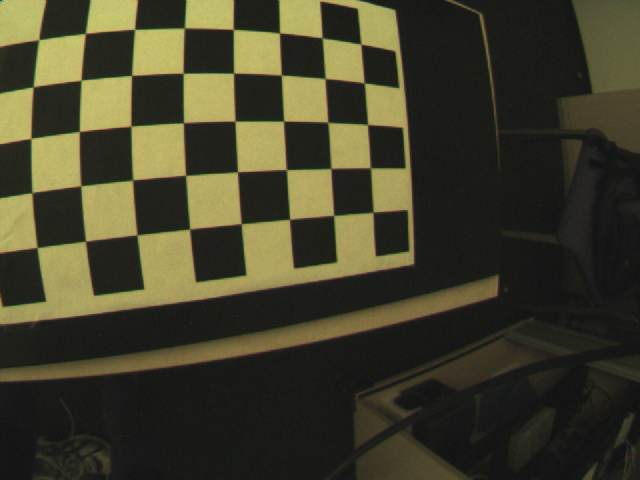
#> input picture Computer_Vision/Camera Calibration/Data/00000.jpg, 640 x 480 px; its folder holds 5 pictures in this run
$ python camera_calibration.py
#> lines starting #> are read from the running program, lines starting #| are printed output that depends on the picture; after the words box and inside, x2 and y2 are one past the last pixel; in counts of white or black regions, pixels touching at a corner belong together
from this import d
import cv2 as cv
import numpy as np
import glob

# Finding chessboard corners

chessBoardSize = (5,8)

# termination criteria
criteria = (cv.TERM_CRITERIA_EPS + cv.TERM_CRITERIA_MAX_ITER, 30, 0.001)


# Defining the world coordinates for 3D points
objp = np.zeros((1, chessBoardSize[0] * chessBoardSize[1], 3), np.float32)
objp[0,:,:2] = np.mgrid[0:chessBoardSize[0], 0:chessBoardSize[1]].T.reshape(-1, 2)
prev_img_shape = None

# Creating vector to store vectors of 3D points for each checkerboard image
objpoints = []

# Creating vector to store vectors of 2D points for each checkerboard image
imgpoints = []

images = glob.glob('Data/*.jpg')

for image in images:
    img = cv.imread(image)
#> img is the input picture: shape (480, 640, 3); mean B, G, R 42.7, 63.6, 65.8
    gray = cv.cvtColor(img, cv.COLOR_BGR2GRAY)
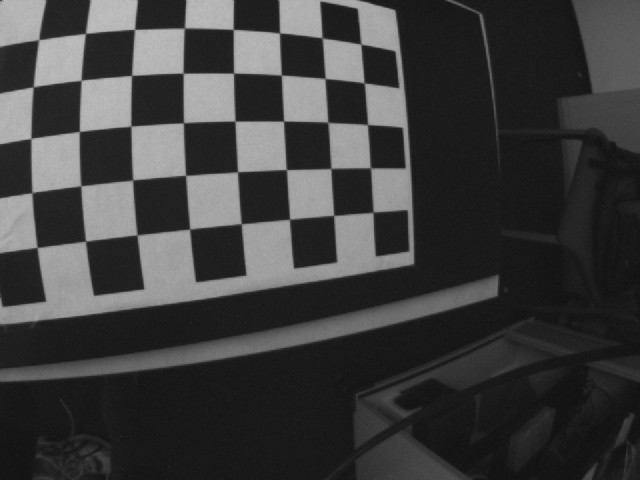
#> gray: shape (480, 640); min 17, max 193, mean 61.9

    # Finding chessboard corners
    ret, corners = cv.findChessboardCorners(gray, chessBoardSize, None)
#> ret = True; corners = 40 rows, first 8: [37.35, 247.5], [31.91, 193], [30.97, 138.4], [33.17, 87.17], [39.14, 39.57], [85.6, 241.2], [80.99, 185.7], [79.47, 131.5]

    # print(ret)
    # If found, add object points, image Points (After refining them)
    if ret:
        objpoints.append(objp)
        corners2 = cv.cornerSubPix(gray, corners, (11,11), (-1, -1), criteria)
#> corners2 = 40 rows, first 8: [37.05, 247.5], [31.9, 192.5], [30.89, 138.3], [33.18, 86.8], [38.59, 39.85], [85.47, 241.2], [80.76, 185.8], [79.31, 131.5]
        imgpoints.append(corners)

        # Draw and display corners
        cv.drawChessboardCorners(img, chessBoardSize, corners2, ret)
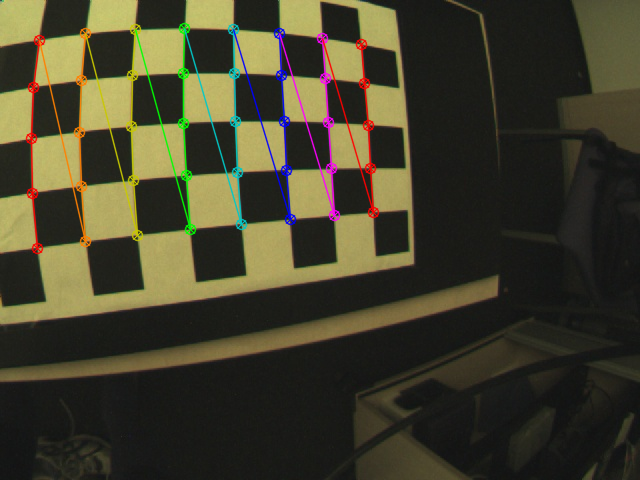
#> img: shape (480, 640, 3); 3.9% of pixels changed, all inside (x1, y1, x2, y2) = (25, 22, 380, 255)
#> pass 2 of the loop `for image in images:`:
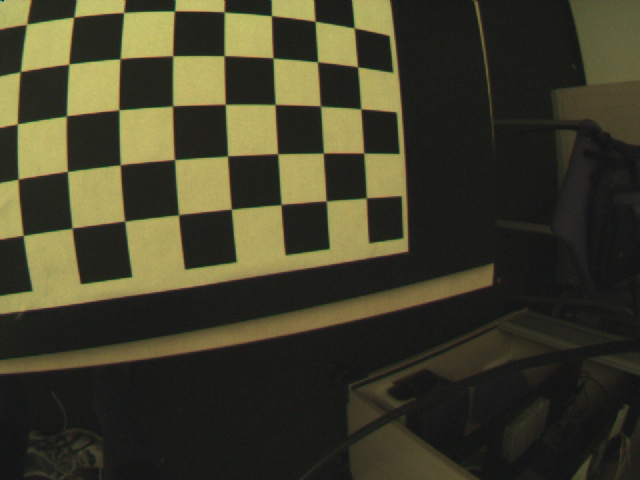
#> input picture Computer_Vision/Camera Calibration/Data/00001.jpg, 640 x 480 px
#> img is the input picture: shape (480, 640, 3); mean B, G, R 41.9, 62.1, 64.2
#> `gray = cv.cvtColor(img, cv.COLOR_BGR2GRAY)`:
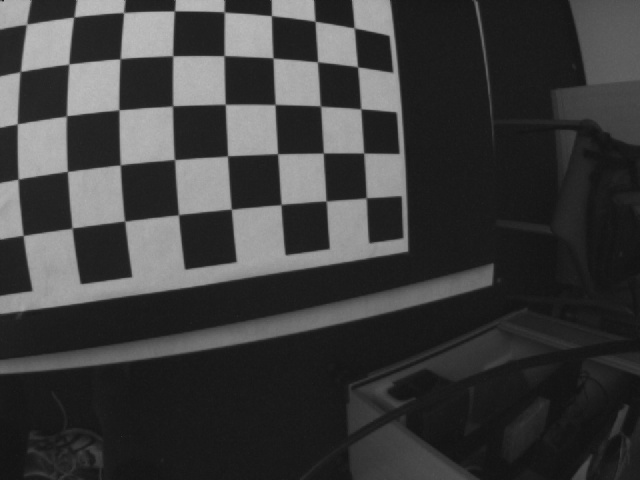
#> gray: shape (480, 640); min 17, max 191, mean 60.4
#> corners = 40 rows, first 8: [23.59, 235.2], [18.05, 179.4], [17.17, 124], [21.32, 70.74], [27.46, 25.08], [71.59, 227.2], [67.83, 171.4], [67.15, 115.3]
#> corners2 = 40 rows, first 8: [23.12, 235.5], [18.11, 179.2], [17.31, 123.9], [20.3, 71.68], [26.47, 24.3], [72.08, 228.2], [67.36, 171.5], [66.45, 116]
#> `cv.drawChessboardCorners(img, chessBoardSize, corners2, ret)`:
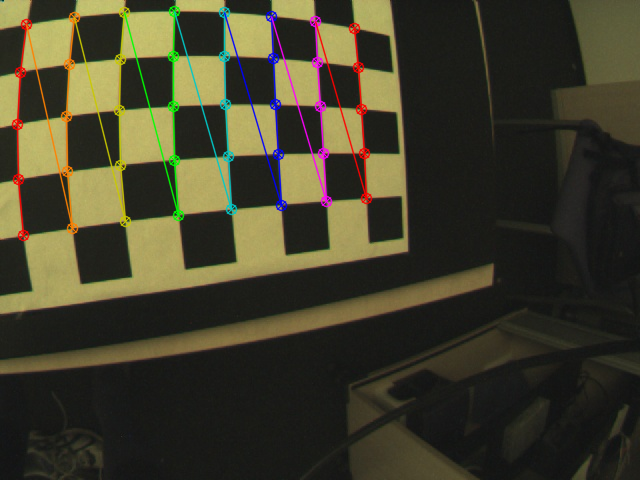
#> img: shape (480, 640, 3); 3.94% of pixels changed, all inside (x1, y1, x2, y2) = (11, 5, 373, 242)
#> pass 3 of the loop `for image in images:`:
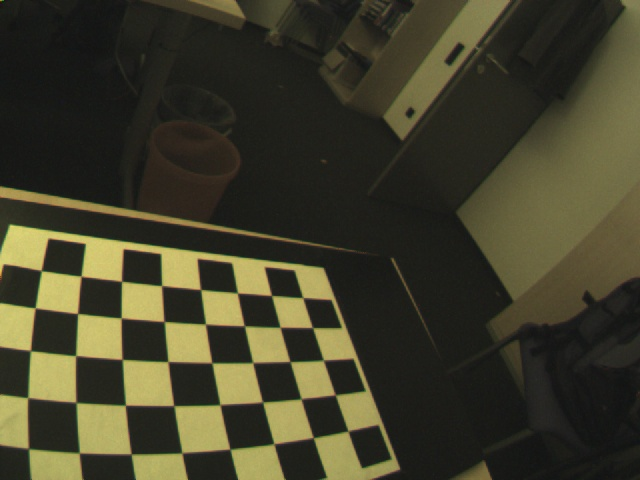
#> input picture Computer_Vision/Camera Calibration/Data/00002.jpg, 640 x 480 px
#> img is the input picture: shape (480, 640, 3); mean B, G, R 42.6, 62.9, 65
#> `gray = cv.cvtColor(img, cv.COLOR_BGR2GRAY)`:
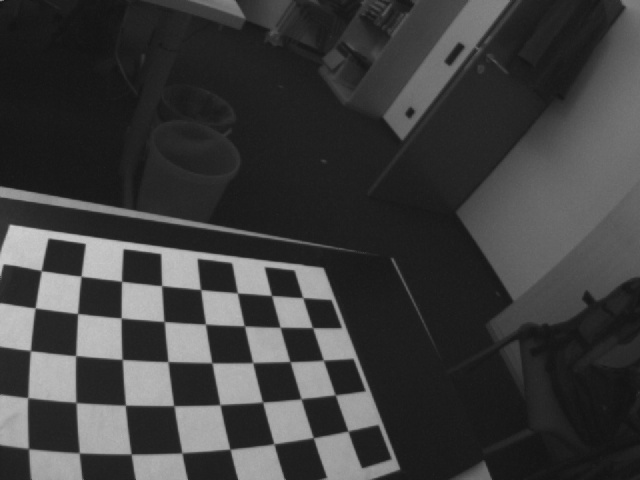
#> gray: shape (480, 640); min 18, max 210, mean 61.2
#> corners = 40 rows, first 8: [28.58, 448.6], [27.64, 397.5], [30.4, 350.6], [35.2, 307.8], [41.15, 270.6], [79.31, 452.8], [75.96, 402.5], [75.7, 355.4]
#> corners2 = 40 rows, first 8: [28.46, 448.6], [27.76, 397.7], [30.4, 350.6], [35.14, 308], [41.32, 270.6], [79.24, 452.9], [76, 402.4], [75.65, 355.6]
#> `cv.drawChessboardCorners(img, chessBoardSize, corners2, ret)`:
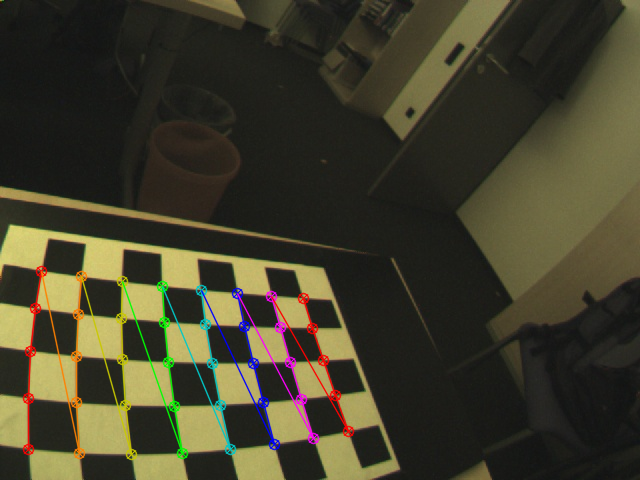
#> img: shape (480, 640, 3); 3.43% of pixels changed, all inside (x1, y1, x2, y2) = (22, 265, 355, 461)
#> the loop made 5 passes; the first 3 are shown
        # cv.imshow(image,img)
        # cv.waitKey(1000)

# cv.destroyAllWindows()

# Camera Calibration

ret, CameraMatrix, dist, rvecs, tvecs = cv.calibrateCamera(objpoints, imgpoints,gray.shape[::-1],None, None)

print("Camera Calibrated: ", ret)
print("\nCamera matrix : ", CameraMatrix)
print("\ndist : ", dist)
print("\nrvecs : ", rvecs)
print("\ntvecs : ", tvecs)

# Undistortion
img = cv.imread('Data/00021.jpg')
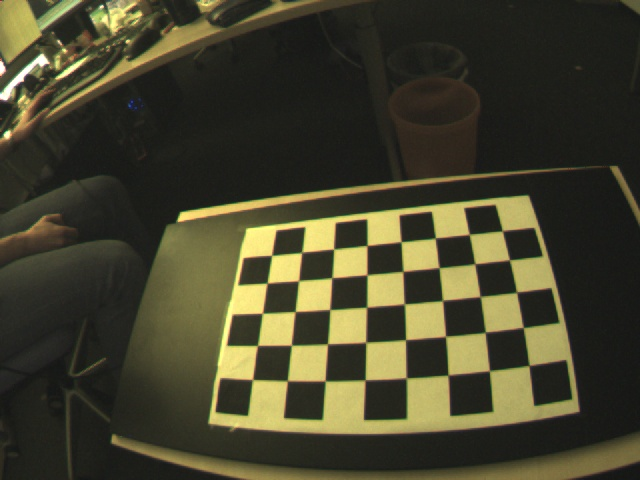
#> input picture Computer_Vision/Camera Calibration/Data/00021.jpg, 640 x 480 px
#> img is the input picture: shape (480, 640, 3); mean B, G, R 45.3, 67.2, 69.6
h,  w = img.shape[:2]
#> h = 480; w = 640
newCameraMatrix, roi = cv.getOptimalNewCameraMatrix(CameraMatrix, dist, (w,h) ,1,(w,h))

dst = cv.undistort(img, CameraMatrix, dist, None, newCameraMatrix)
# crop the image
x,y,w,h = roi
dst = dst[y:y+h, x:x+w]
#> dst: shape (286, 414, 3)
cv.imwrite('calibresult1.jpg', dst)

# Undistorting with remapping
mapx, mapy = cv.initUndistortRectifyMap(CameraMatrix, dist, None, newCameraMatrix, (w,h), 5)
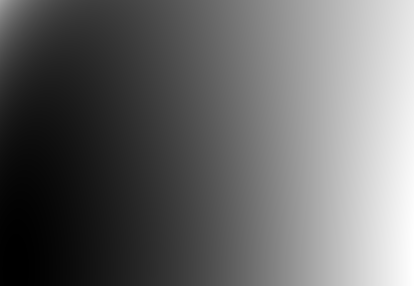
#> mapx: shape (286, 414) float32; min -55.61, max 506, mean 174.2; drawn with min black and max white
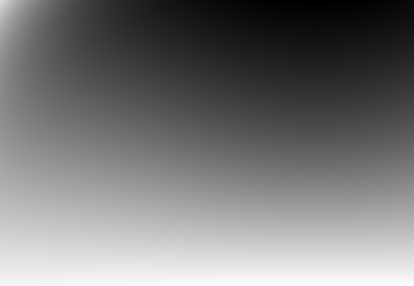
#> mapy: shape (286, 414) float32; min -104.4, max 280.4, mean 77.2; drawn with min black and max white
dst = cv.remap(img, mapx, mapy, cv.INTER_LINEAR)
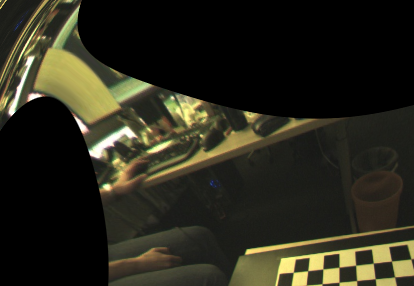
#> dst: shape (286, 414, 3); mean B, G, R 27.8, 40.6, 42
# crop the image
x, y, w, h = roi
dst = dst[y:y+h, x:x+w]
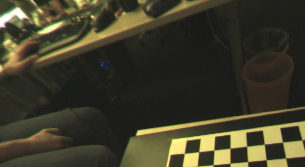
#> dst: shape (167, 305, 3); mean B, G, R 42.2, 60.1, 62.8
cv.imwrite('calibresult2.jpg', dst)

# Re-projection Error
mean_error = 0
for i in range(len(objpoints)):
    imgpoints2, _ = cv.projectPoints(objpoints[i], rvecs[i], tvecs[i], CameraMatrix, dist)
    error = cv.norm(imgpoints[i], imgpoints2, cv.NORM_L2)/len(imgpoints2)
    mean_error += error
print( "total error: {}".format(mean_error/len(objpoints)) )
